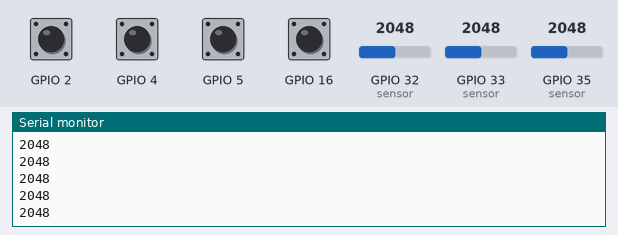
This sketch was run on a simulated ESP32. On the bench: the last lines printed to the serial monitor. Inputs (shaded band) come from the test bench; at power-on: GPIO 2, GPIO 4, GPIO 5, GPIO 16 HIGH, GPIO 32 (sensor) = 2048, GPIO 33 (sensor) = 2048, GPIO 35 (sensor) = 2048.

Above: at 1.2 s.
1.3 s: GPIO 2 pulled LOW for 0.15 s
2.9 s: GPIO 4 pulled LOW for 0.15 s
4.5 s: GPIO 5 pulled LOW for 0.15 s
6.1 s: GPIO 16 pulled LOW for 0.15 s
7.7 s: GPIO 32 (sensor) set to 2866
At 8.5 s:
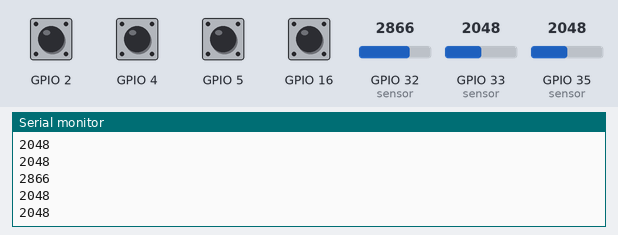
9.2 s: GPIO 33 (sensor) set to 1228
At 10.3 s:
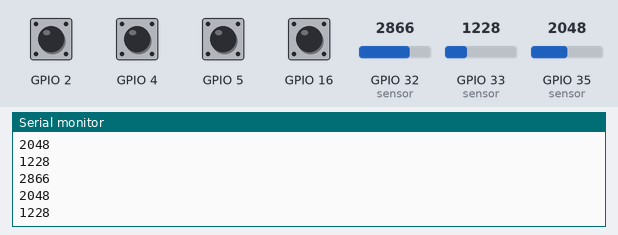
Timing chart, 0 to 11.7 s (numbered marks = the images above; inputs shaded):
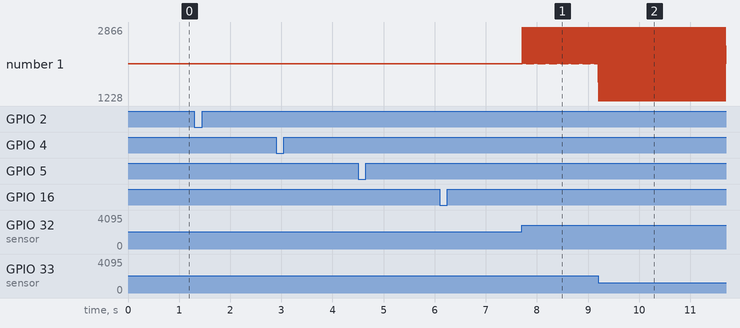

Measured:
- after the input at 7.7 s, the serial monitor: prints a new line at once (image 1)
- after the input at 9.2 s, the serial monitor: prints a new line at once (image 2)
- plotted number 1: 2048 → 2866 after the input at 7.7 s

The sketch:

button_test.ino
```cpp
// variables will change:
int buttonState1 = 0;  // variable for reading the pushbutton status
int buttonState2 = 0;
int buttonState3 = 0;
int buttonState4 = 0;

void setup() {
  Serial.begin(9600);
  pinMode(2, INPUT_PULLUP);
  pinMode(4, INPUT_PULLUP);
  pinMode(5, INPUT_PULLUP);
  pinMode(16, INPUT_PULLUP);
}

void loop() {
  // read the state of the pushbutton value:
  buttonState1 = digitalRead(2);
  buttonState2 = digitalRead(4);
  buttonState3 = digitalRead(5);
  buttonState4 = digitalRead(16);

  int p1 = analogRead(33); //P1 sensor
  int p2 = analogRead(32); //P2 sensor
  int p3 = analogRead(35); //P3 sensor

  Serial.println(p1);
  Serial.println(p2);
  Serial.println(p3);


  if (buttonState1 == LOW) {
    // turn LED on:
    Serial.println("ONE");
  }
  if (buttonState2 == LOW) {
    // turn LED on:
    Serial.println("TWO");
  }
  if (buttonState3 == LOW) {
    // turn LED on:
    Serial.println("THREE");
  }
  if (buttonState4 == LOW) {
    // turn LED on:
    Serial.println("FOUR");
  }
}
```
